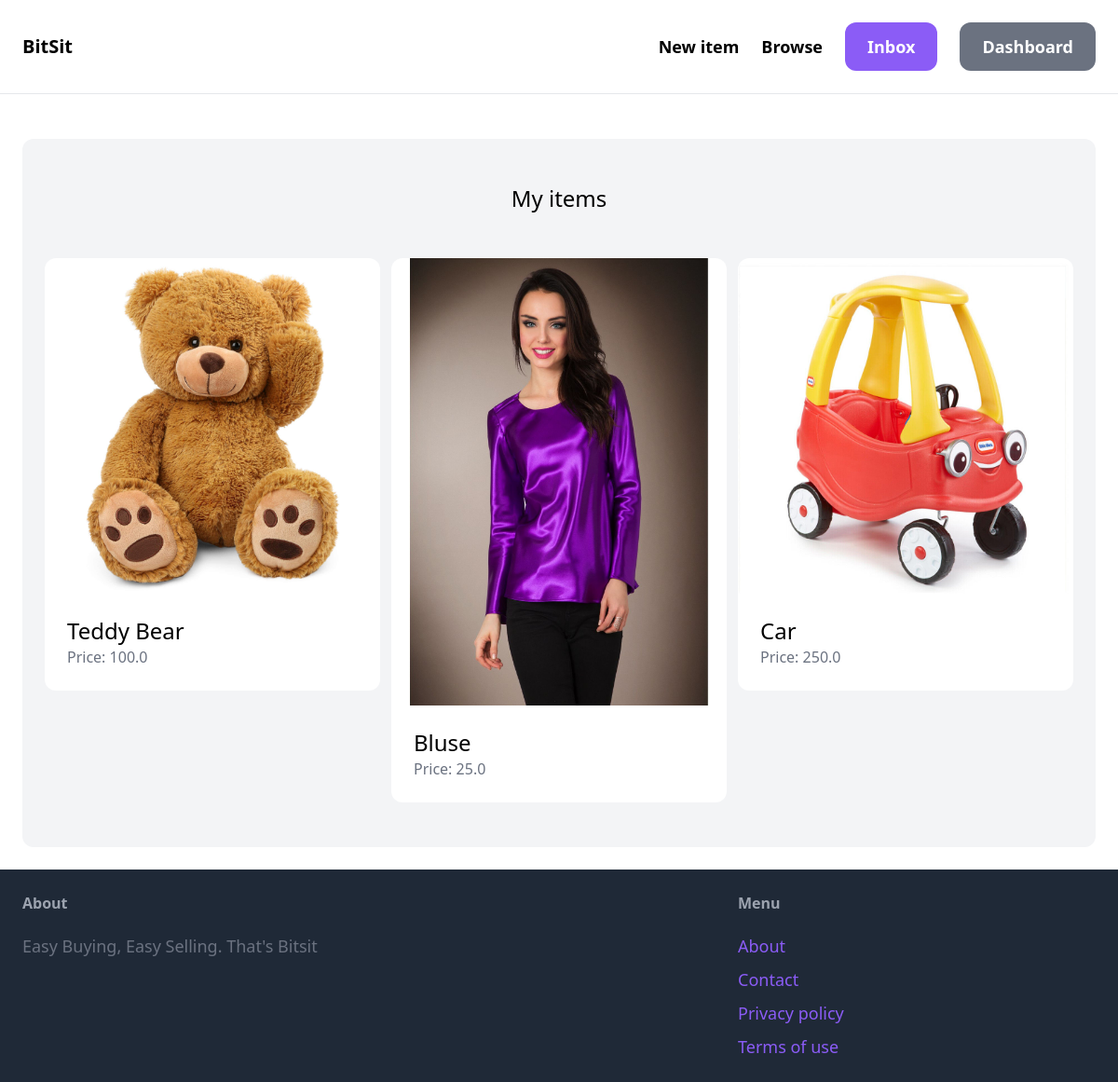
Before: /dashboard/ (signed in) with the older database file.
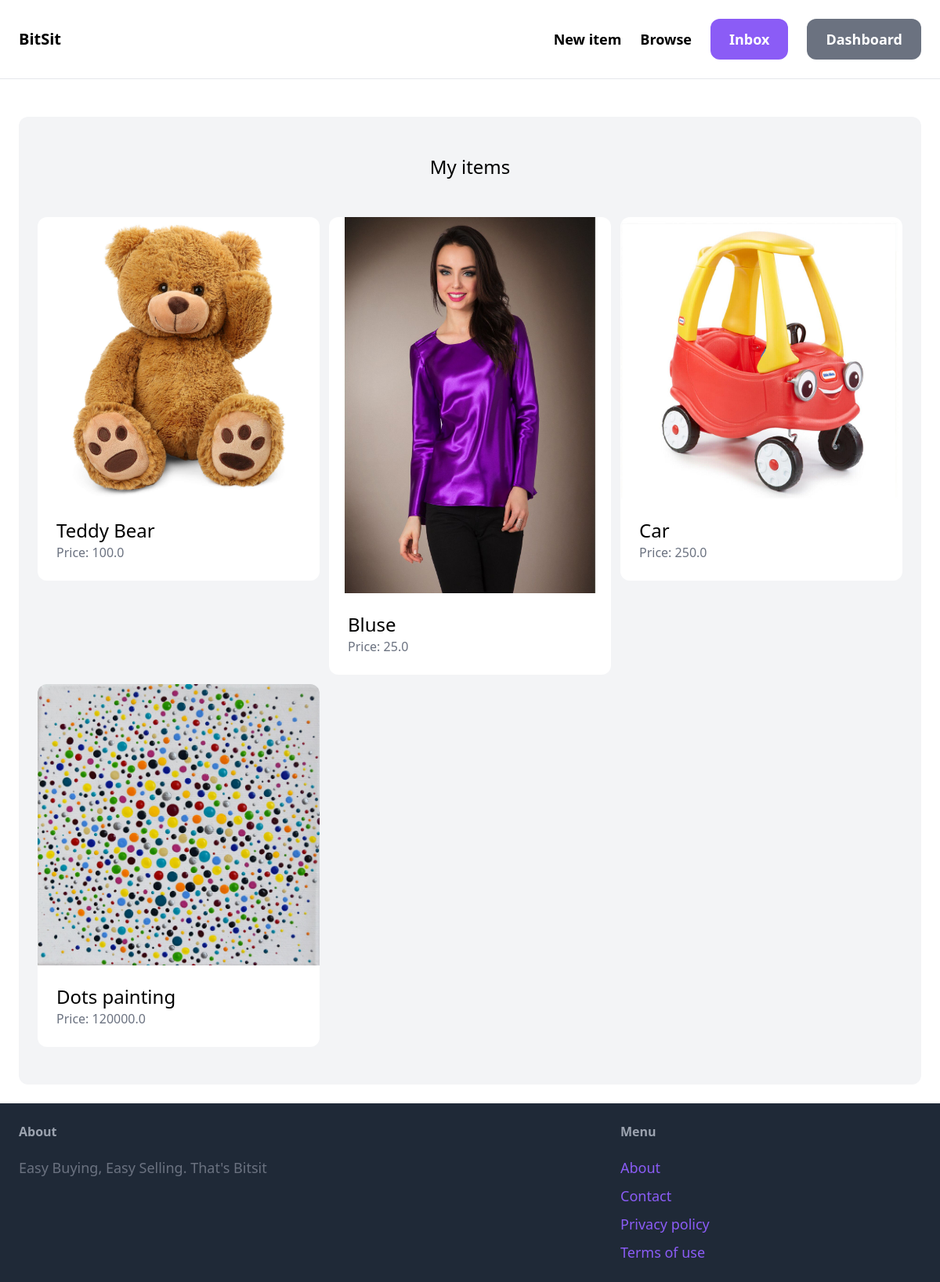
After: the same page with the newer database file.
### item/models.py (models this page shows, shortened)
class Item(models.Model):
     category = models.ForeignKey(Category, related_name='items', on_delete=models.CASCADE)
     name = models.CharField(max_length=255)
     description = models.TextField(blank=True, null=True)
     price = models.FloatField()
     image = models.ImageField(upload_to='item_images', blank=True, null=True)
     is_sold = models.BooleanField(default=False)
     created_by = models.ForeignKey(User, related_name='items', on_delete=models.CASCADE)
     created_at = models.DateTimeField(auto_now_add=True)

### dashboard/views.py (the view)
# urls.py: path('', views.index, name='index'),
@login_required
def index(request):
    items = Item.objects.filter(created_by=request.user)
    return render(request, 'dashboard/index.html', {
        'items': items,
    })

### dashboard/templates/dashboard/index.html (shortened to what this page needs)
{% extends 'core/base.html' %}
{% block content %}
    <div class="mt-6 px-6 py-12 bg-gray-100 rounded-xl">
        <h2 class="mb-12 text-2xl text-center">My items</h2>
        <div class="grid grid-cols-3 gap-3">
            {% for item in items %}
            <div>
                <a href="{% url 'item:detail' item.id %}">
                    <div>
                        <img src="{{ item.image.url }}" class="rounded-t-xl"/>
                    </div>
                    <div class="p-6 bg-white rounded-b-xl">
                        <h2 class="text-lg sm:text-2xl">{{ item.name }}</h2>
                        <p class="text-gray-500">Price: {{ item.price }}</p>
                    </div>
                </a>
            </div>
            {% endfor %}
        </div>
    </div>
{% endblock %}

Changed rows visible on the page:
added Item: image (picture), name "Dots painting", price "120000.0"
